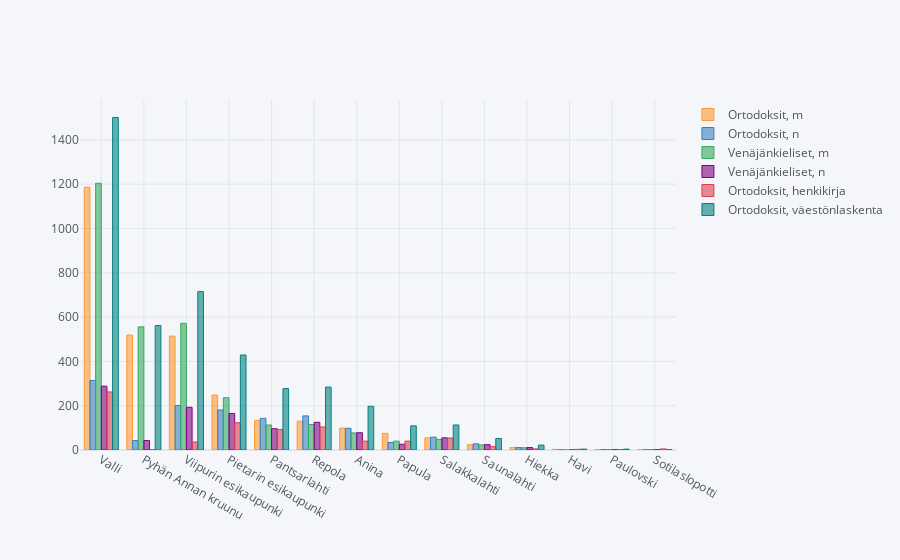

The cell this chart's notebook holds for it:
### Code cell
fig_groups = list(fig_labels.values())
districts[fig_groups].sort_values(by='Ortodoksit, m', ascending=False).iplot(
    # title="Venäläinen ja ortodoksinen väestö sukupuolittain",
    kind="bar",
    labels=fig_labels,
)

### Figure 1 — Plotly figure (JSON) as saved in the notebook; plotly's stock layout.template omitted (floating-point values rounded to 4 significant figures)
{"data": [{"marker": {"color": "rgba(255, 153, 51, 0.6)", "line": {"color": "rgba(255, 153, 51, 1.0)", "width": 1}}, "name": "Ortodoksit, m", "orientation": "v", "text": "", "x": ["Valli", "Pyhän Annan kruunu", "Viipurin esikaupunki", "Pietarin esikaupunki", "Pantsarlahti", "Repola", "Anina", "Papula", "Salakkalahti", "Saunalahti", "Hiekka", "Havi", "Paulovski", "Sotilaslopotti"], "y": [1187, 519, 514, 248, 134, 130, 99, 75, 55, 24, 11, 3, 2, 1], "type": "bar"}, {"marker": {"color": "rgba(55, 128, 191, 0.6)", "line": {"color": "rgba(55, 128, 191, 1.0)", "width": 1}}, "name": "Ortodoksit, n", "orientation": "v", "text": "", "x": ["Valli", "Pyhän Annan kruunu", "Viipurin esikaupunki", "Pietarin esikaupunki", "Pantsarlahti", "Repola", "Anina", "Papula", "Salakkalahti", "Saunalahti", "Hiekka", "Havi", "Paulovski", "Sotilaslopotti"], "y": [314, 43, 201, 181, 143, 154, 98, 34, 58, 28, 11, 1, 2, 1], "type": "bar"}, {"marker": {"color": "rgba(50, 171, 96, 0.6)", "line": {"color": "rgba(50, 171, 96, 1.0)", "width": 1}}, "name": "Venäjänkieliset, m", "orientation": "v", "text": "", "x": ["Valli", "Pyhän Annan kruunu", "Viipurin esikaupunki", "Pietarin esikaupunki", "Pantsarlahti", "Repola", "Anina", "Papula", "Salakkalahti", "Saunalahti", "Hiekka", "Havi", "Paulovski", "Sotilaslopotti"], "y": [1204, 556, 572, 236, 113, 115, 77, 40, 48, 23, 10, 0, 2, 2], "type": "bar"}, {"marker": {"color": "rgba(128, 0, 128, 0.6)", "line": {"color": "rgba(128, 0, 128, 1.0)", "width": 1}}, "name": "Venäjänkieliset, n", "orientation": "v", "text": "", "x": ["Valli", "Pyhän Annan kruunu", "Viipurin esikaupunki", "Pietarin esikaupunki", "Pantsarlahti", "Repola", "Anina", "Papula", "Salakkalahti", "Saunalahti", "Hiekka", "Havi", "Paulovski", "Sotilaslopotti"], "y": [288, 43, 193, 165, 96, 125, 78, 26, 55, 24, 11, 0, 1, 1], "type": "bar"}, {"marker": {"color": "rgba(219, 64, 82, 0.6)", "line": {"color": "rgba(219, 64, 82, 1.0)", "width": 1}}, "name": "Ortodoksit, henkikirja", "orientation": "v", "text": "", "x": ["Valli", "Pyhän Annan kruunu", "Viipurin esikaupunki", "Pietarin esikaupunki", "Pantsarlahti", "Repola", "Anina", "Papula", "Salakkalahti", "Saunalahti", "Hiekka", "Havi", "Paulovski", "Sotilaslopotti"], "y": [262, 2, 36, 123, 93, 104, 40, 40, 54, 15, 5, 3, 2, 5], "type": "bar"}, {"marker": {"color": "rgba(0, 128, 128, 0.6)", "line": {"color": "rgba(0, 128, 128, 1.0)", "width": 1}}, "name": "Ortodoksit, väestönlaskenta", "orientation": "v", "text": "", "x": ["Valli", "Pyhän Annan kruunu", "Viipurin esikaupunki", "Pietarin esikaupunki", "Pantsarlahti", "Repola", "Anina", "Papula", "Salakkalahti", "Saunalahti", "Hiekka", "Havi", "Paulovski", "Sotilaslopotti"], "y": [1501, 562, 715, 429, 277, 284, 197, 109, 113, 52, 22, 4, 4, 2], "type": "bar"}], "layout": {"legend": {"bgcolor": "#F5F6F9", "font": {"color": "#4D5663"}}, "paper_bgcolor": "#F5F6F9", "plot_bgcolor": "#F5F6F9", "title": {"font": {"color": "#4D5663"}}, "xaxis": {"gridcolor": "#E1E5ED", "showgrid": true, "tickfont": {"color": "#4D5663"}, "title": {"font": {"color": "#4D5663"}, "text": ""}, "zerolinecolor": "#E1E5ED"}, "yaxis": {"gridcolor": "#E1E5ED", "showgrid": true, "tickfont": {"color": "#4D5663"}, "title": {"font": {"color": "#4D5663"}, "text": ""}, "zerolinecolor": "#E1E5ED"}}}
